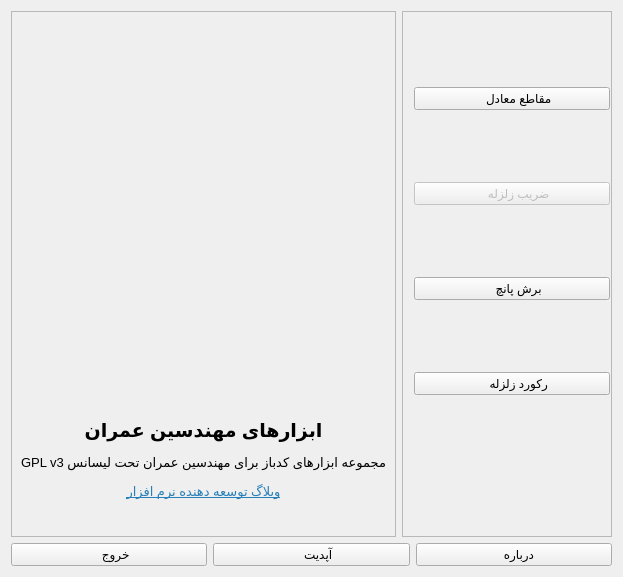
<?xml version="1.0" encoding="UTF-8"?>
<ui version="4.0">
 <class>main_form</class>
 <widget class="QWidget" name="main_form">
  <property name="geometry">
   <rect>
    <x>0</x>
    <y>0</y>
    <width>623</width>
    <height>577</height>
   </rect>
  </property>
  <property name="windowTitle">
   <string>ابزارهای مهندسین عمران</string>
  </property>
  <property name="windowIcon">
   <iconset>
    <normaloff>images/civil-engineering.jpg</normaloff>images/civil-engineering.jpg</iconset>
  </property>
  <layout class="QGridLayout" name="gridLayout">
   <item row="0" column="0">
    <layout class="QVBoxLayout" name="verticalLayout_3">
     <item>
      <layout class="QHBoxLayout" name="horizontalLayout_2">
       <item>
        <widget class="QFrame" name="frame">
         <property name="frameShape">
          <enum>QFrame::StyledPanel</enum>
         </property>
         <property name="frameShadow">
          <enum>QFrame::Raised</enum>
         </property>
         <layout class="QVBoxLayout" name="verticalLayout_2">
          <item>
           <widget class="QPushButton" name="pushButton">
            <property name="enabled">
             <bool>true</bool>
            </property>
            <property name="minimumSize">
             <size>
              <width>0</width>
              <height>0</height>
             </size>
            </property>
            <property name="text">
             <string/>
            </property>
            <property name="icon">
             <iconset>
              <normaloff>images/civil.jpeg</normaloff>images/civil.jpeg</iconset>
            </property>
            <property name="iconSize">
             <size>
              <width>350</width>
              <height>250</height>
             </size>
            </property>
            <property name="flat">
             <bool>true</bool>
            </property>
           </widget>
          </item>
          <item>
           <spacer name="verticalSpacer">
            <property name="orientation">
             <enum>Qt::Vertical</enum>
            </property>
            <property name="sizeHint" stdset="0">
             <size>
              <width>20</width>
              <height>40</height>
             </size>
            </property>
           </spacer>
          </item>
          <item>
           <widget class="QLabel" name="label">
            <property name="frameShadow">
             <enum>QFrame::Raised</enum>
            </property>
            <property name="text">
             <string>&lt;!DOCTYPE HTML PUBLIC &quot;-//W3C//DTD HTML 4.0//EN&quot; &quot;http://www.w3.org/TR/REC-html40/strict.dtd&quot;&gt;
&lt;html&gt;&lt;head&gt;&lt;meta name=&quot;qrichtext&quot; content=&quot;1&quot; /&gt;&lt;style type=&quot;text/css&quot;&gt;
p, li { white-space: pre-wrap; }
&lt;/style&gt;&lt;/head&gt;&lt;body style=&quot; font-family:'Noto Sans'; font-size:10pt; font-weight:400; font-style:normal;&quot;&gt;
&lt;p align=&quot;center&quot; style=&quot; margin-top:12px; margin-bottom:12px; margin-left:0px; margin-right:0px; -qt-block-indent:0; text-indent:0px;&quot;&gt;&lt;span style=&quot; font-size:14pt; font-weight:600;&quot;&gt;ابزارهای مهندسین عمران&lt;/span&gt;&lt;/p&gt;
&lt;p align=&quot;center&quot; dir='rtl' style=&quot; margin-top:12px; margin-bottom:12px; margin-left:0px; margin-right:0px; -qt-block-indent:0; text-indent:0px;&quot;&gt;مجموعه ابزارهای کدباز برای مهندسین عمران تحت لیسانس GPL v3&lt;/p&gt;
&lt;p align=&quot;center&quot; style=&quot; margin-top:12px; margin-bottom:12px; margin-left:0px; margin-right:0px; -qt-block-indent:0; text-indent:0px;&quot;&gt;&lt;a href=&quot;http://ebrahimraeyat.blog.ir/&quot;&gt;&lt;span style=&quot; color:#2980b9;&quot;&gt;وبلاگ توسعه دهنده نرم افزار&lt;/span&gt;&lt;/a&gt;&lt;/p&gt;
&lt;p align=&quot;center&quot; style=&quot;-qt-paragraph-type:empty; margin-top:12px; margin-bottom:12px; margin-left:0px; margin-right:0px; -qt-block-indent:0; text-indent:0px; color:#2980b9;&quot;&gt;&lt;br /&gt;&lt;/p&gt;&lt;/body&gt;&lt;/html&gt;</string>
            </property>
            <property name="scaledContents">
             <bool>true</bool>
            </property>
           </widget>
          </item>
         </layout>
        </widget>
       </item>
       <item>
        <widget class="QFrame" name="frame">
         <property name="sizePolicy">
          <sizepolicy hsizetype="Preferred" vsizetype="Preferred">
           <horstretch>1</horstretch>
           <verstretch>0</verstretch>
          </sizepolicy>
         </property>
         <property name="autoFillBackground">
          <bool>false</bool>
         </property>
         <property name="styleSheet">
          <string notr="true"/>
         </property>
         <property name="frameShape">
          <enum>QFrame::StyledPanel</enum>
         </property>
         <property name="frameShadow">
          <enum>QFrame::Raised</enum>
         </property>
         <property name="lineWidth">
          <number>10</number>
         </property>
         <widget class="QWidget" name="layoutWidget_2">
          <property name="geometry">
           <rect>
            <x>12</x>
            <y>10</y>
            <width>196</width>
            <height>444</height>
           </rect>
          </property>
          <layout class="QVBoxLayout" name="verticalLayout">
           <item>
            <widget class="QPushButton" name="section_Button">
             <property name="text">
              <string>    مقاطع معادل</string>
             </property>
             <property name="icon">
              <iconset>
               <normaloff>applications/section/images/2IPEPL.png</normaloff>applications/section/images/2IPEPL.png</iconset>
             </property>
             <property name="iconSize">
              <size>
               <width>90</width>
               <height>90</height>
              </size>
             </property>
             <property name="checkable">
              <bool>false</bool>
             </property>
            </widget>
           </item>
           <item>
            <widget class="QPushButton" name="cfactor_Button">
             <property name="enabled">
              <bool>false</bool>
             </property>
             <property name="text">
              <string>    ضریب زلزله</string>
             </property>
             <property name="icon">
              <iconset>
               <normaloff>applications/cfactor/images/cfactor.png</normaloff>applications/cfactor/images/cfactor.png</iconset>
             </property>
             <property name="iconSize">
              <size>
               <width>90</width>
               <height>90</height>
              </size>
             </property>
             <property name="checkable">
              <bool>false</bool>
             </property>
            </widget>
           </item>
           <item>
            <widget class="QPushButton" name="punch_Button">
             <property name="text">
              <string>    برش پانچ</string>
             </property>
             <property name="icon">
              <iconset>
               <normaloff>applications/punch/images/main2.png</normaloff>applications/punch/images/main2.png</iconset>
             </property>
             <property name="iconSize">
              <size>
               <width>90</width>
               <height>90</height>
              </size>
             </property>
             <property name="checkable">
              <bool>false</bool>
             </property>
            </widget>
           </item>
           <item>
            <widget class="QPushButton" name="record_Button">
             <property name="text">
              <string>    رکورد زلزله</string>
             </property>
             <property name="icon">
              <iconset>
               <normaloff>applications/records/images/Earthquake.png</normaloff>applications/records/images/Earthquake.png</iconset>
             </property>
             <property name="iconSize">
              <size>
               <width>90</width>
               <height>90</height>
              </size>
             </property>
             <property name="checkable">
              <bool>false</bool>
             </property>
            </widget>
           </item>
          </layout>
         </widget>
        </widget>
       </item>
      </layout>
     </item>
     <item>
      <layout class="QHBoxLayout" name="horizontalLayout">
       <item>
        <widget class="QPushButton" name="exit_Button">
         <property name="enabled">
          <bool>true</bool>
         </property>
         <property name="text">
          <string>    خروج</string>
         </property>
         <property name="icon">
          <iconset>
           <normaloff>images/quit.png</normaloff>images/quit.png</iconset>
         </property>
         <property name="iconSize">
          <size>
           <width>64</width>
           <height>64</height>
          </size>
         </property>
        </widget>
       </item>
       <item>
        <widget class="QPushButton" name="update_Button">
         <property name="enabled">
          <bool>true</bool>
         </property>
         <property name="text">
          <string>    آپدیت</string>
         </property>
         <property name="icon">
          <iconset>
           <normaloff>images/software-update.png</normaloff>images/software-update.png</iconset>
         </property>
         <property name="iconSize">
          <size>
           <width>64</width>
           <height>64</height>
          </size>
         </property>
        </widget>
       </item>
       <item>
        <widget class="QPushButton" name="about_Button">
         <property name="text">
          <string>   درباره</string>
         </property>
         <property name="icon">
          <iconset>
           <normaloff>images/about.png</normaloff>images/about.png</iconset>
         </property>
         <property name="iconSize">
          <size>
           <width>64</width>
           <height>64</height>
          </size>
         </property>
        </widget>
       </item>
      </layout>
     </item>
    </layout>
   </item>
  </layout>
 </widget>
 <resources>
  <include location="resources/resources.qrc"/>
 </resources>
 <connections>
  <connection>
   <sender>exit_Button</sender>
   <signal>clicked()</signal>
   <receiver>main_form</receiver>
   <slot>close()</slot>
   <hints>
    <hint type="sourcelabel">
     <x>118</x>
     <y>530</y>
    </hint>
    <hint type="destinationlabel">
     <x>4</x>
     <y>470</y>
    </hint>
   </hints>
  </connection>
 </connections>
</ui>
